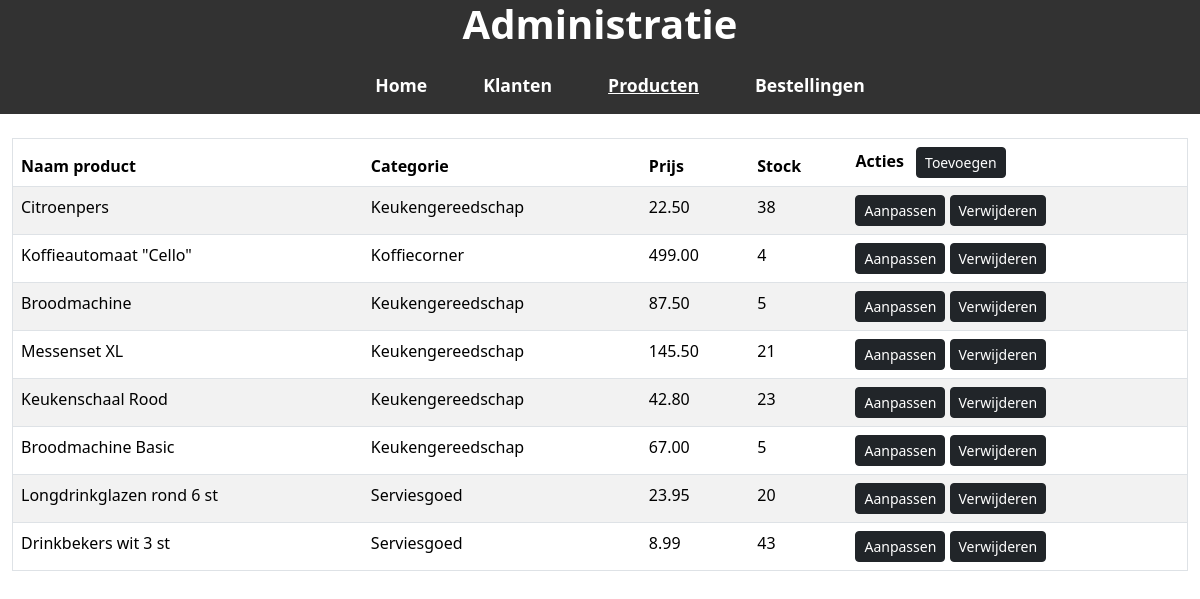
/products.php, run on the app's committed database.
### tables this page shows
CREATE TABLE `products` (
  `product_id` int(11) NOT NULL,
  `product_name` varchar(50) NOT NULL,
  `product_category` varchar(50) DEFAULT NULL,
  `product_price` decimal(8,2) NOT NULL,
  `product_instock` tinyint(4) NOT NULL DEFAULT 0
);

### Classes/product.php (called while the page is built, shortened)
<?php
class Product
{
    public static function findAll()
    {
        $conn = Database::start();
        $query = "SELECT * FROM products";
        $result = $conn->query($query);
        $products = [];
        if ($result->num_rows > 0) {
            while ($row = $result->fetch_assoc()) {
                $product = new Product();
                $product->id = $row["product_id"];
                $product->name = $row["product_name"];
                $product->category = $row["product_category"];
                $product->price = $row["product_price"];
                $product->instock = $row["product_instock"];
                $products[] = $product;
            }
        }
        return $products;
    }
}

### products.php (the view, shortened to what this page needs)
<?php
include "Classes/product.php";
$producten = Product::findAll();
?>
<!doctype html>
<html lang="en">
<head>
    <link href="https://cdn.jsdelivr.net/npm/bootstrap@5.3.6/dist/css/bootstrap.min.css" rel="stylesheet">
    <link href="css/style.css" rel="stylesheet">
</head>
<body>
    <div class="container-fluid">
        <div class="row" id="titel">
            <div class="col text-center">
                <h1><strong>Administratie</strong></h1>
            </div>
        </div>
        <div class="row">
            <nav class="navbar navbar-expand-lg" id="kleurNav">
                <div class="container-fluid">
                    <div class="collapse navbar-collapse" id="navbarNav">
                        <ul class="navbar-nav mx-auto">
                            <li class="nav-item">
                                <a class="nav-link" href="home.php">Home</a>
                            </li>
                            <li class="nav-item">
                                <a class="nav-link" href="index.php">Klanten</a>
                            </li>
                            <li class="nav-item">
                                <a class="nav-link" id="active" href="products.php">Producten</a>
                            </li>
                            <li class="nav-item">
                                <a class="nav-link" href="orders.php">Bestellingen</a>
                            </li>
                        </ul>
                    </div>
                </div>
            </nav>
        </div>
        <div class="row">
            <div class="col">
                <table id="tabel" border="1" class="table table-striped">
                    <thead>
                        <tr>
                            <th>Naam product</th>
                            <th>Categorie</th>
                            <th>Prijs</th>
                            <th>Stock</th>
                            <th>
                                Acties
                                <a href="productAdd.php" class="btn btn-dark btn-sm ms-2" id="knop">Toevoegen</a>
                            </th>
                        </tr>
                    </thead>
                    <tbody>
                        <?php foreach ($producten as $product): ?>
                            <tr>
                                <td><?= $product->name ?></td>
                                <td><?= $product->category ?></td>
                                <td><?= $product->price ?></td>
                                <td><?= $product->instock ?></td>
                                <td>
                                    <a href="productEdit.php?id=<?= $product->id; ?>" class="btn btn-dark btn-sm" id="knop">Aanpassen</a>
                                    <a href="productDelete.php?id=<?= $product->id; ?>" class="btn btn-dark btn-sm" id="knop"
                                        onclick="return confirm('Weet je zeker dat je dit product wilt verwijderen?')">Verwijderen</a>
                                </td>
                            </tr>
                        <?php endforeach; ?>
                    </tbody>
                </table>
            </div>
        </div>
    </div>
</body>
</html>

### CSS/style.css (style rules this page uses)
body { background-color: #ffffff; margin: 0; padding: 0; }
#kleurNav, #titel { background-color: #323232; }
h1 { color: #fff; }
#active { text-decoration: underline; font-weight: 700; }
.navbar .nav-link { color: #fff; font-weight: 600; font-size: 1.1rem; transition: color 0.4s; }
.navbar-nav .nav-item { margin-left: 40px; }

### data on the page
products: product_name "Citroenpers", product_category "Keukengereedschap", product_price "22.50", product_instock "38"
products: product_name "Koffieautomaat \"Cello\"", product_category "Koffiecorner", product_price "499.00", product_instock "4"
products: product_name "Broodmachine", product_category "Keukengereedschap", product_price "87.50", product_instock "5"
products: product_name "Messenset XL", product_category "Keukengereedschap", product_price "145.50", product_instock "21"
products: product_name "Keukenschaal Rood", product_category "Keukengereedschap", product_price "42.80", product_instock "23"
products: product_name "Broodmachine Basic", product_category "Keukengereedschap", product_price "67.00", product_instock "5"
products: product_name "Longdrinkglazen rond 6 st", product_category "Serviesgoed", product_price "23.95", product_instock "20"
products: product_name "Drinkbekers wit 3 st", product_category "Serviesgoed", product_price "8.99", product_instock "43"
